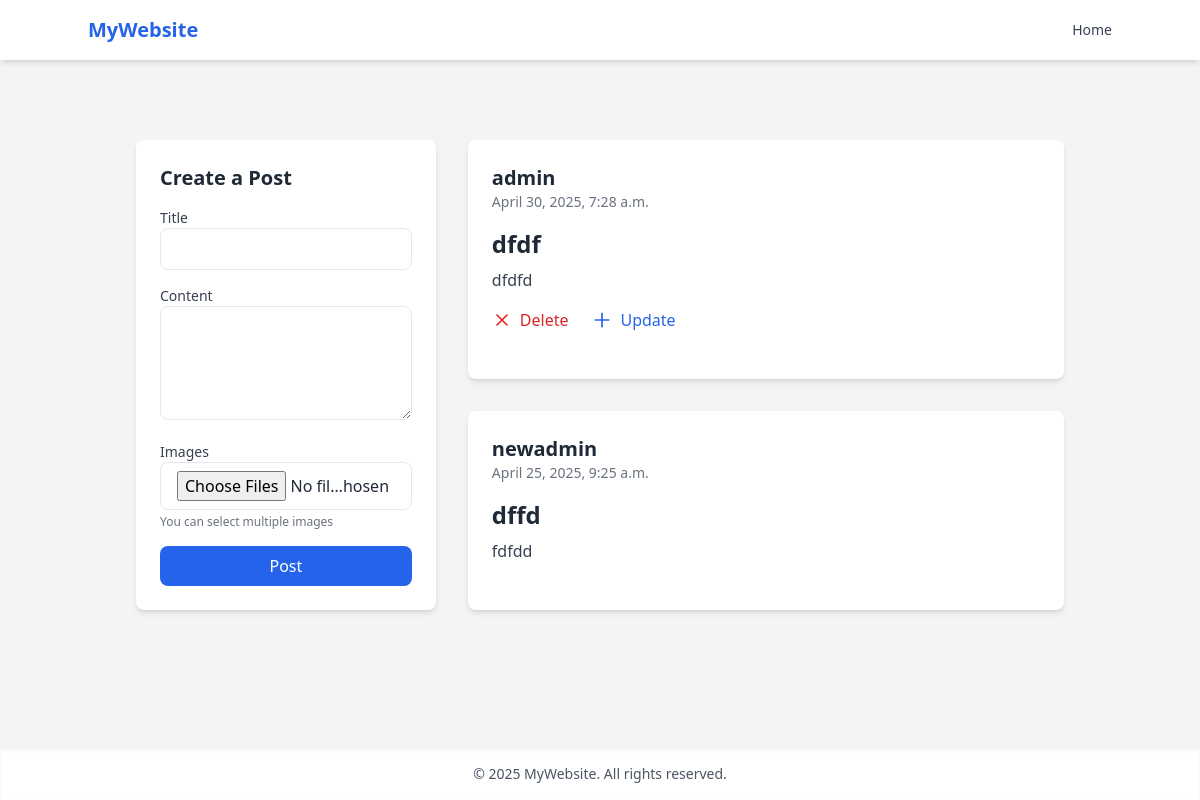
The app's page / (signed in), older data.
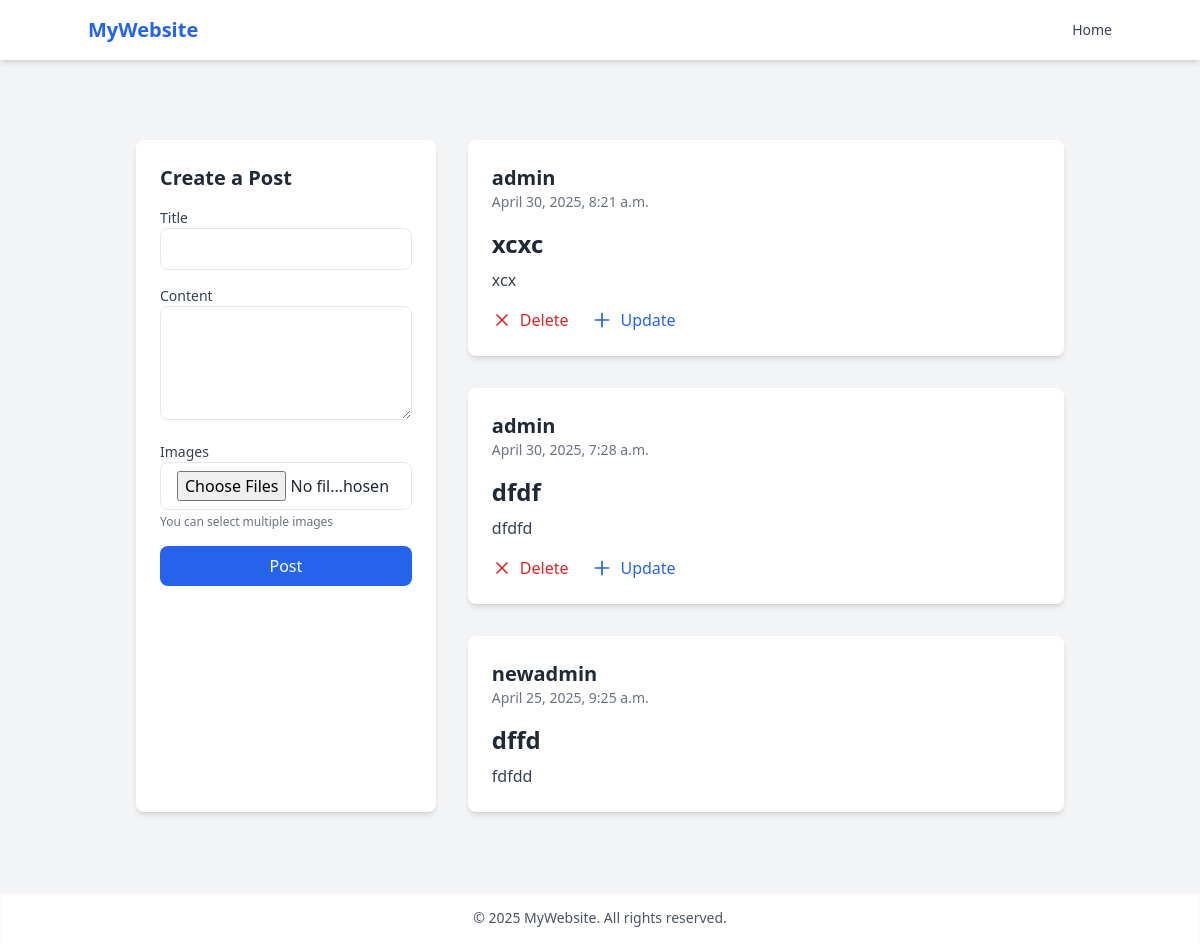
The same page, newer data.
### app/models.py (models this page shows)
class Post(models.Model):
    user = models.ForeignKey(User,on_delete=models.CASCADE)
    title = models.CharField(max_length=200)
    content = models.TextField()
    created_at = models.DateTimeField(auto_now_add=True,null = True,blank=True)
    updated_at = models.DateTimeField(auto_now=True,null = True,blank=True)

### app/views.py (the view, shortened to what this page needs)
# urls.py: path('',home,name = "home"),
def home(request):
    if request.user.is_authenticated:
        posts = Post.objects.all().order_by("-updated_at")
        return render(request,'index.html',{"posts":posts})
    else:
        return redirect('/login')

### templates/index.html (shortened to what this page needs)
{% extends 'base.html' %}
{%load static%}
{% block content %}
<div class="max-w-7xl mx-auto px-6 py-12">
  <div class="flex flex-col md:flex-row gap-8">
    <div class="w-full md:w-1/3 bg-white p-6 rounded-lg shadow-md">
      <h2 class="text-xl font-bold mb-4">Create a Post</h2>
      <form method="POST" enctype="multipart/form-data" class="space-y-4" novalidate>
        <div>
          <label class="block text-sm font-medium text-gray-700">Title</label>
          <input type="text" name="title" class="w-full px-4 py-2 border rounded-lg focus:outline-none focus:ring-2 focus:ring-blue-400" required>
        </div>
        <div>
          <label class="block text-sm font-medium text-gray-700">Content</label>
          <textarea name="content" rows="4" class="w-full px-4 py-2 border rounded-lg focus:outline-none focus:ring-2 focus:ring-blue-400" required></textarea>
        </div>
        <div>
          <label class="block text-sm font-medium text-gray-700">Images</label>
          <input type="file" name="images" multiple accept="image/*" class="w-full px-4 py-2 border rounded-lg focus:outline-none focus:ring-2 focus:ring-blue-400">
          <p class="text-xs text-gray-500 mt-1">You can select multiple images</p>
        </div>
        <button type="submit" class="w-full bg-blue-600 text-white py-2 rounded-lg hover:bg-blue-700 transition">Post</button>
      </form>
    </div>
    <div class="w-full md:w-2/3 grid grid-cols-1 gap-8">
      {% for post in posts %}
        <div class="bg-white p-6 rounded-lg shadow-md hover:shadow-xl transition-shadow duration-300">
          <div class="flex items-center space-x-4">
            <div>
              <h3 class="text-xl font-semibold">{{ post.user.username }}</h3>
              <p class="text-gray-500 text-sm">{{ post.created_at|date:"F j, Y, g:i a" }}</p>
            </div>
          </div>
          <div class="mt-4">
            <a href="{% url 'postdetail' post.id %}" class="text-2xl font-bold">{{ post.title }}</a>
            <p class="mt-2 text-gray-700">{{ post.content|truncatechars:100 }}</p>
          </div>
          {% if request.user == post.user %}
          <div class="mt-4 flex space-x-6">
            <a href="{% url 'postdelete' post.id %}" class="flex items-center text-red-600 hover:text-red-800">
              <svg xmlns="http://www.w3.org/2000/svg" class="w-5 h-5 mr-2" fill="none" viewBox="0 0 24 24" stroke="currentColor">
                <path stroke-linecap="round" stroke-linejoin="round" stroke-width="2" d="M6 18L18 6M6 6l12 12"/>
              </svg>
              Delete
            </a>
            <a href="{% url 'postupdate' post.id %}" class="flex items-center text-blue-600 hover:text-blue-800">
              <svg xmlns="http://www.w3.org/2000/svg" class="w-5 h-5 mr-2" fill="none" viewBox="0 0 24 24" stroke="currentColor">
                <path stroke-linecap="round" stroke-linejoin="round" stroke-width="2" d="M12 4v16M4 12h16"/>
              </svg>
              Update
            </a>
          </div>
          {% endif %}
        </div>
      {% endfor %}
    </div>
  </div>
</div>
{% endblock %}

Row changes from the older to the newer data that the page shows:
added Post: user.username "admin", created_at "April 30, 2025, 8:21 a.m.", title "xcxc", content "xcx", shows "Delete"
